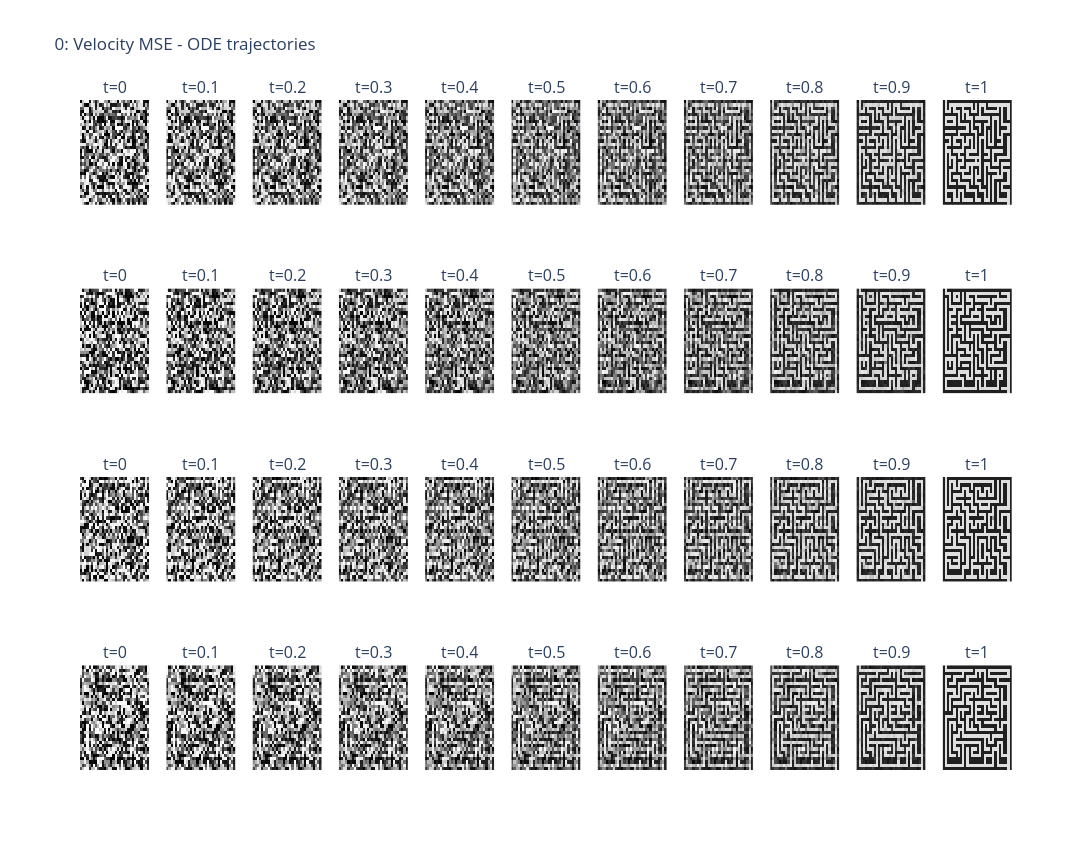
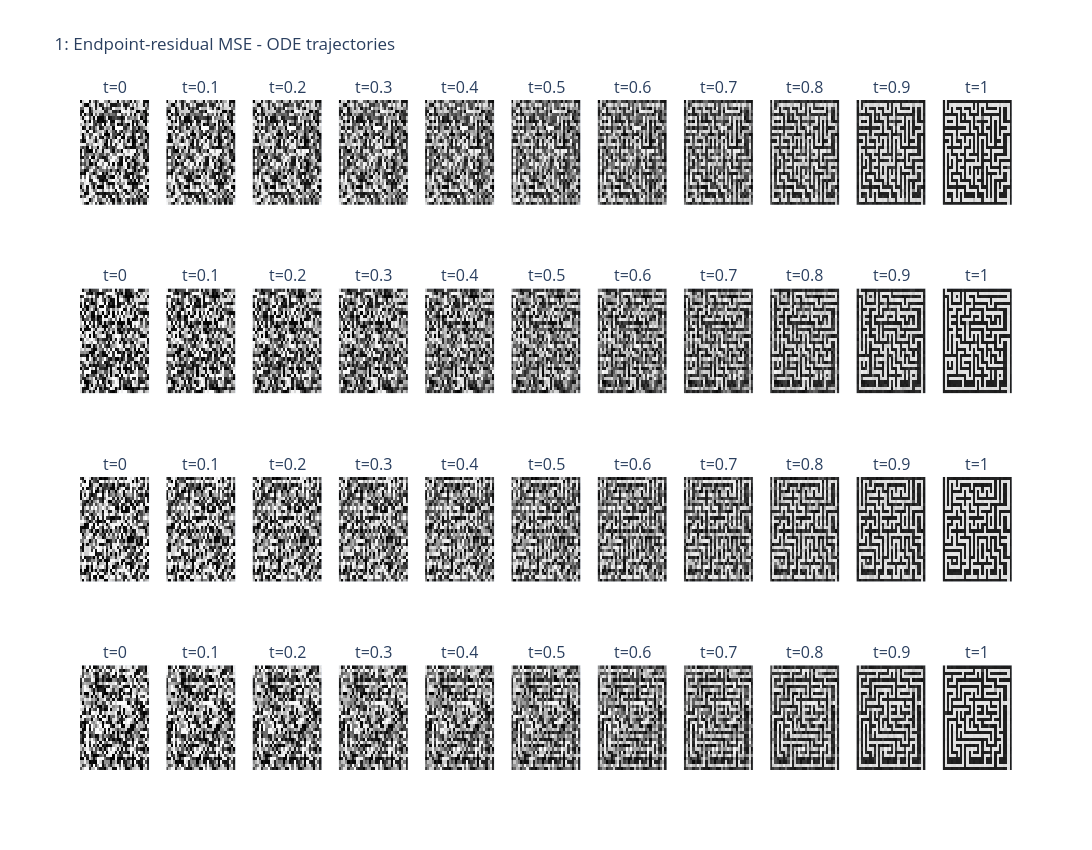
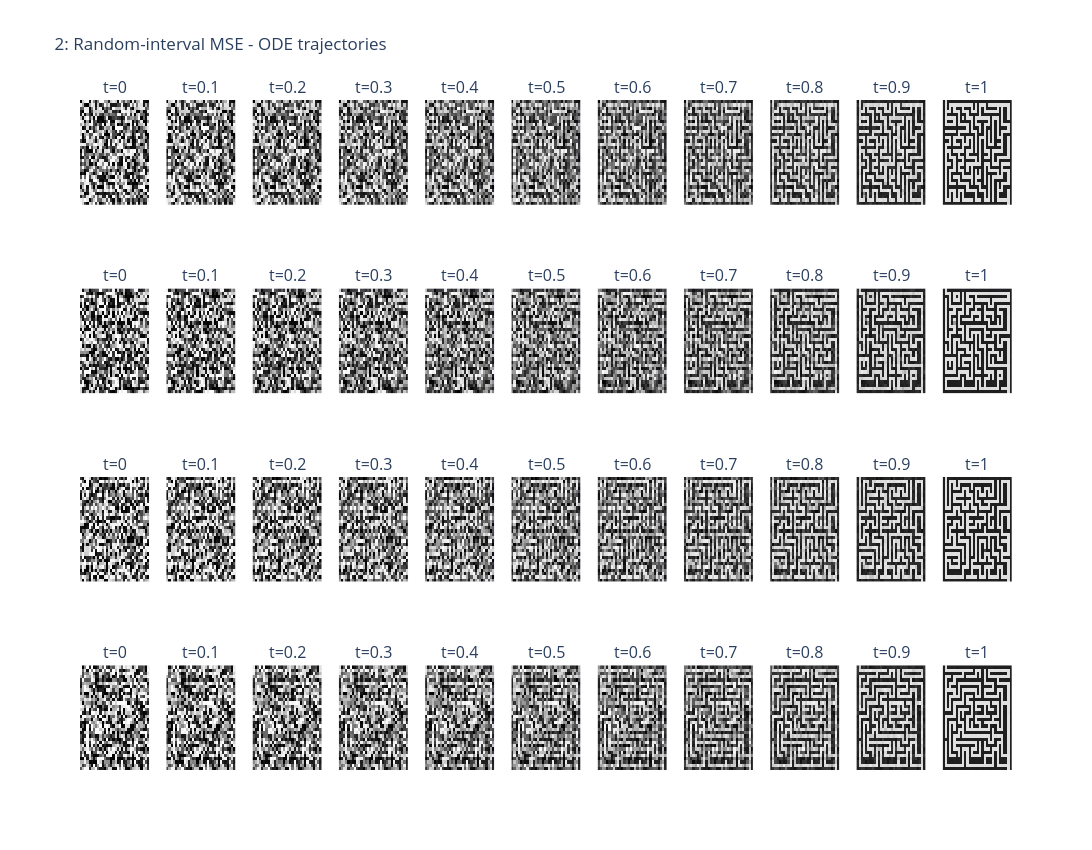
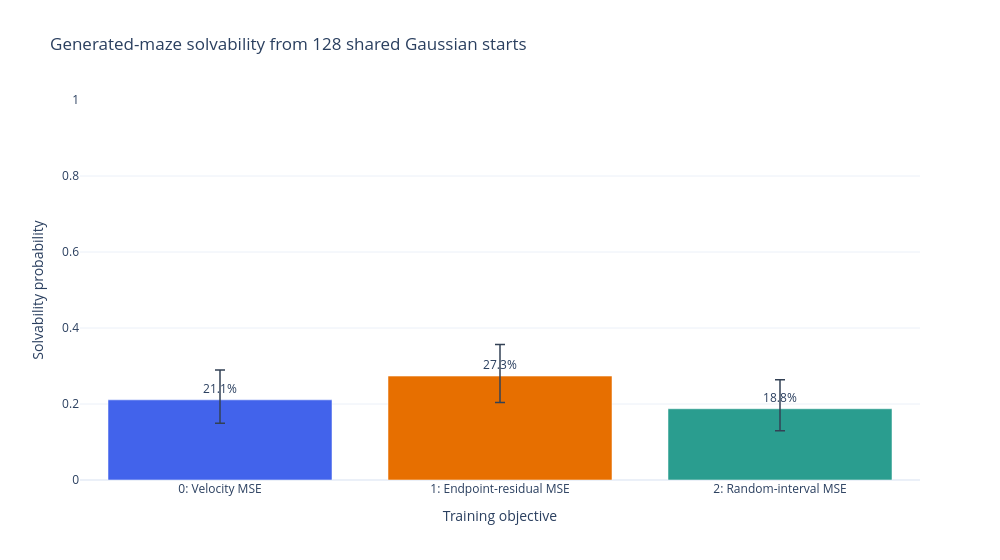

The code cell stored with these charts, in order, in its notebook:
### Markdown cell above
## 6. ODE Sampling and Solvability Comparison

Sample each trained model from the same Gaussian starting states, integrate the velocity field with explicit Euler steps, and compare the fraction of generated mazes that are solvable. Intermediate trajectory images show the conventional velocity-MSE model.

### Code cell
N_METRIC_SAMPLES = 128
N_TO_SHOW = 4
ODE_STEPS = 100
PREVIEW_STEP_INDICES = [0, 10, 20, 30, 40, 50, 60, 70, 80, 90, 100]


@torch.no_grad()
def sample_flow(
    model, n_samples, steps=ODE_STEPS, capture_indices=(), initial_state=None
):
    model.eval()
    if initial_state is None:
        x = torch.randn(n_samples, EMBEDDING_DIM, 32, 32, device=DEVICE)
    else:
        if initial_state.shape != (n_samples, EMBEDDING_DIM, 32, 32):
            raise ValueError("initial_state has the wrong shape")
        x = initial_state.detach().clone()
    snapshots = {0: x.detach().clone()} if 0 in capture_indices else {}
    dt = 1.0 / steps
    for index in range(steps):
        t = index / steps
        times = torch.full((n_samples,), t, device=DEVICE)
        x = x + dt * model(x, times * TIME_EMBEDDING_SCALE)
        if index + 1 in capture_indices:
            snapshots[index + 1] = x.detach().clone()
    return x, snapshots


comparison_generator = torch.Generator(device=DEVICE).manual_seed(SEED + 501)
comparison_initial_noise = torch.randn(
    N_METRIC_SAMPLES,
    EMBEDDING_DIM,
    32,
    32,
    generator=comparison_generator,
    device=DEVICE,
    dtype=binary_embeddings.dtype,
)
comparison_samples = {}
for method_name, candidate in models.items():
    continuous, snapshots = sample_flow(
        candidate,
        N_METRIC_SAMPLES,
        capture_indices=PREVIEW_STEP_INDICES,
        initial_state=comparison_initial_noise,
    )
    mazes_binary = (
        torch.einsum("bdhw,kd->bkhw", continuous, binary_embeddings)
        .argmax(dim=1)
        .cpu()
        .numpy()
        .astype(np.uint8)
    )
    solvable = np.asarray([solvability_rate([maze]) == 1.0 for maze in mazes_binary])
    comparison_samples[method_name] = {
        "continuous": continuous,
        "snapshots": snapshots,
        "mazes": mazes_binary,
        "solvable": solvable,
    }

for method_name, candidate in models.items():
    snapshots = comparison_samples[method_name]["snapshots"]
    fig = make_subplots(
        rows=N_TO_SHOW,
        cols=len(PREVIEW_STEP_INDICES),
        subplot_titles=[
            f"t={index / ODE_STEPS:g}"
            for _ in range(N_TO_SHOW)
            for index in PREVIEW_STEP_INDICES
        ],
    )
    for row in range(N_TO_SHOW):
        for col, step_index in enumerate(PREVIEW_STEP_INDICES, start=1):
            state = snapshots[step_index][row : row + 1]
            probability_one = decode_probabilities(
                state, binary_embeddings, TEMPERATURE
            )[0, 1]
            fig.add_trace(
                go.Heatmap(
                    z=probability_one.cpu().numpy(),
                    zmin=0,
                    zmax=1,
                    colorscale=[[0, "black"], [1, "white"]],
                    showscale=False,
                ),
                row=row + 1,
                col=col,
            )
    fig.update_layout(
        title=f"{MODEL_LABELS[method_name]} - ODE trajectories",
        height=850,
        width=1900,
    )
    fig.update_xaxes(showticklabels=False)
    fig.update_yaxes(showticklabels=False, autorange="reversed")
    fig.show()

method_names = list(models)
solvability_rates = np.asarray(
    [comparison_samples[name]["solvable"].mean() for name in method_names]
)
solvability_intervals = []
for rate in solvability_rates:
    n = N_METRIC_SAMPLES
    z_score = 1.959963984540054
    denom = 1.0 + z_score**2 / n
    center = (rate + z_score**2 / (2 * n)) / denom
    radius = z_score * np.sqrt(rate * (1 - rate) / n + z_score**2 / (4 * n**2)) / denom
    solvability_intervals.append((max(0.0, center - radius), min(1.0, center + radius)))
solvability_intervals = np.asarray(solvability_intervals)
solvability_fig = go.Figure(
    go.Bar(
        x=[MODEL_LABELS[name] for name in method_names],
        y=solvability_rates,
        marker_color=[method_colors[name] for name in method_names],
        text=[f"{rate:.1%}" for rate in solvability_rates],
        textposition="outside",
        error_y=dict(
            type="data",
            symmetric=False,
            array=solvability_intervals[:, 1] - solvability_rates,
            arrayminus=solvability_rates - solvability_intervals[:, 0],
            color="#334155",
            thickness=1.5,
            width=5,
        ),
        customdata=np.column_stack(
            [solvability_intervals[:, 0], solvability_intervals[:, 1]]
        ),
        hovertemplate=(
            "%{x}<br>solvability=%{y:.1%}"
            "<br>95% Wilson interval=[%{customdata[0]:.1%}, %{customdata[1]:.1%}]<extra></extra>"
        ),
    )
)
solvability_fig.update_layout(
    title=f"Generated-maze solvability from {N_METRIC_SAMPLES} shared Gaussian starts",
    xaxis_title="Training objective",
    yaxis=dict(title="Solvability probability", range=[0, 1]),
    template="plotly_white",
    width=1000,
    height=560,
    showlegend=False,
)
solvability_fig.show()

for method_name in models:
    hard_samples = comparison_samples[method_name]["mazes"]
    solved = comparison_samples[method_name]["solvable"]
    hard_fig = make_subplots(
        rows=1,
        cols=N_TO_SHOW,
        subplot_titles=[
            f"Sample {i + 1}: {'solvable' if solved[i] else 'unsolvable'}"
            for i in range(N_TO_SHOW)
        ],
    )
    for i in range(N_TO_SHOW):
        hard_fig.add_trace(
            go.Heatmap(
                z=hard_samples[i],
                zmin=0,
                zmax=1,
                colorscale=[[0, "black"], [1, "white"]],
                showscale=False,
            ),
            row=1,
            col=i + 1,
        )
    hard_fig.update_layout(
        title=f"{MODEL_LABELS[method_name]} - final maze samples",
        height=390,
        width=900,
    )
    hard_fig.update_xaxes(showticklabels=False)
    hard_fig.update_yaxes(showticklabels=False, autorange="reversed")
    hard_fig.show()
